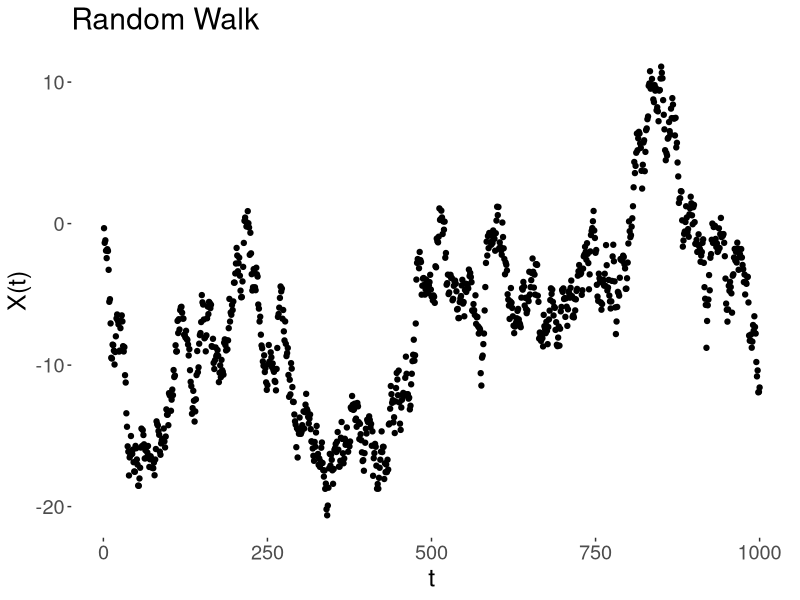
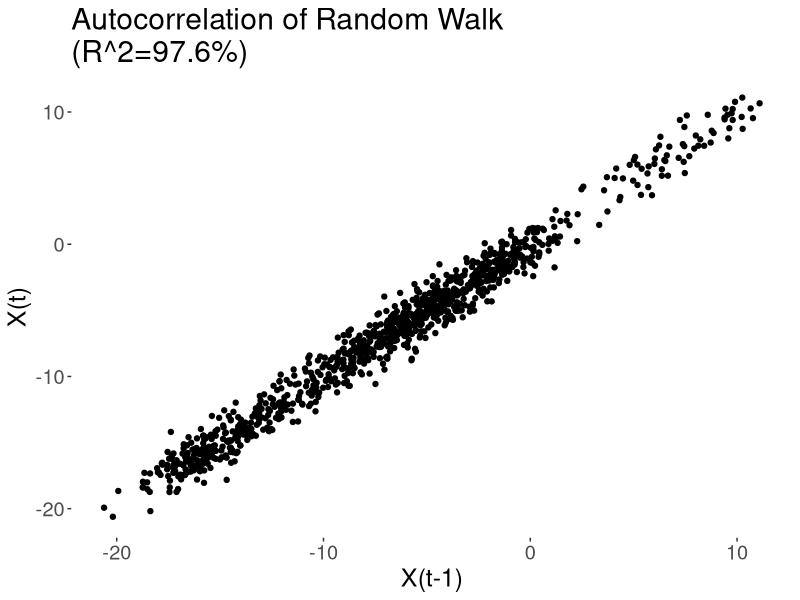
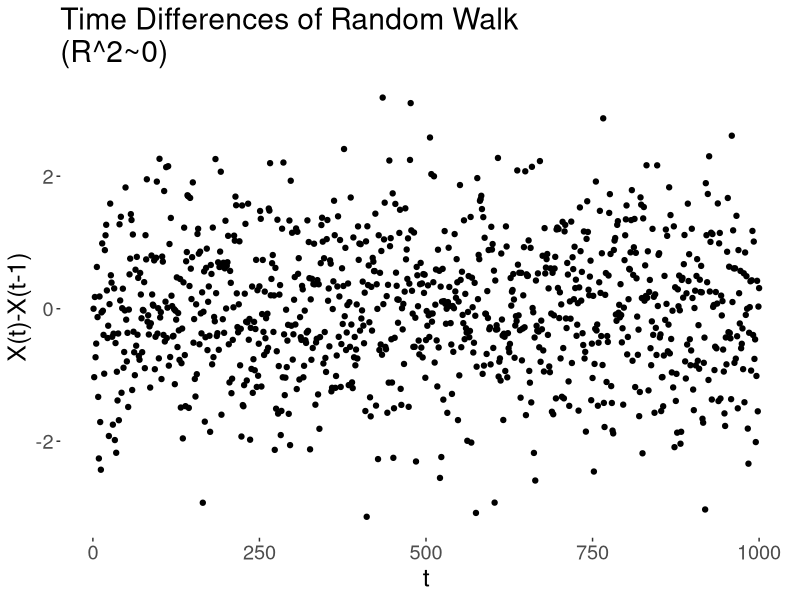
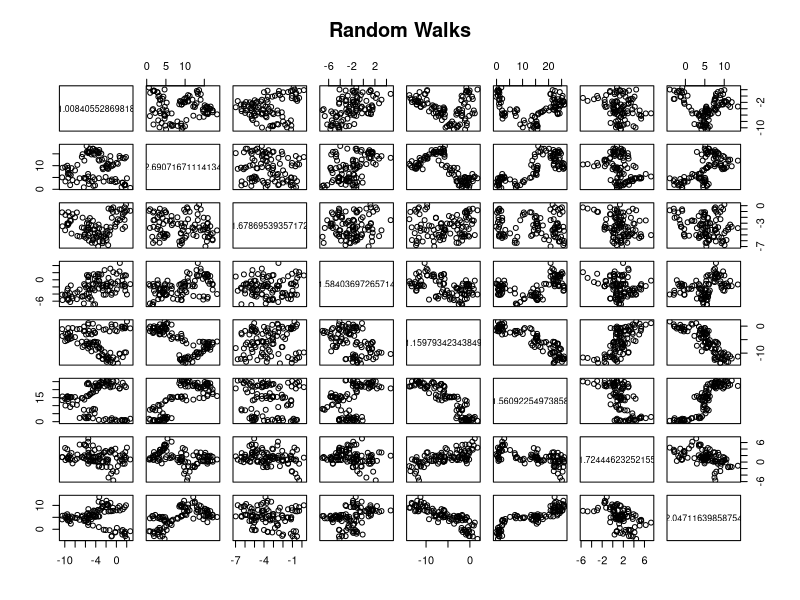
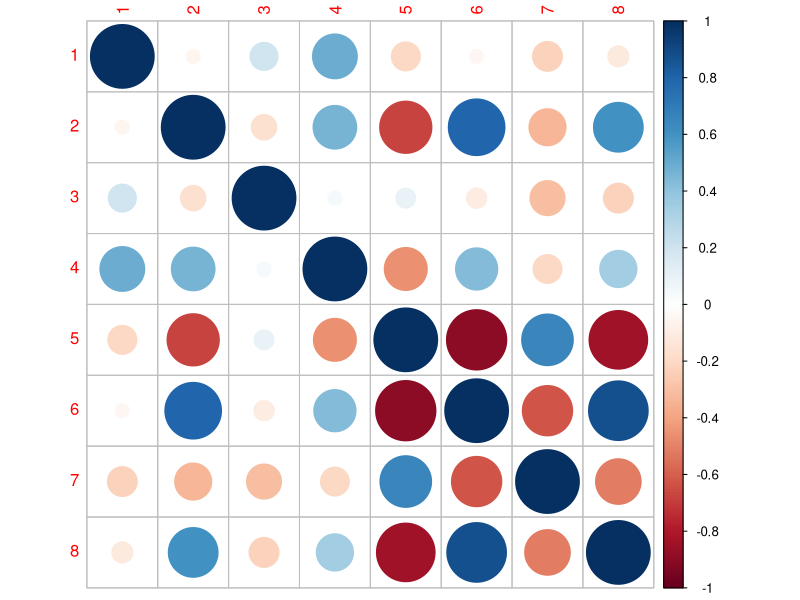
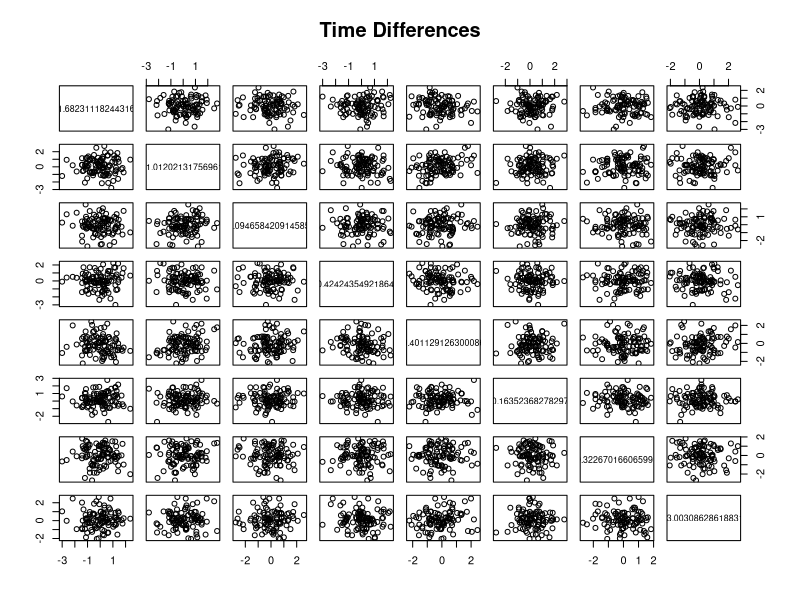
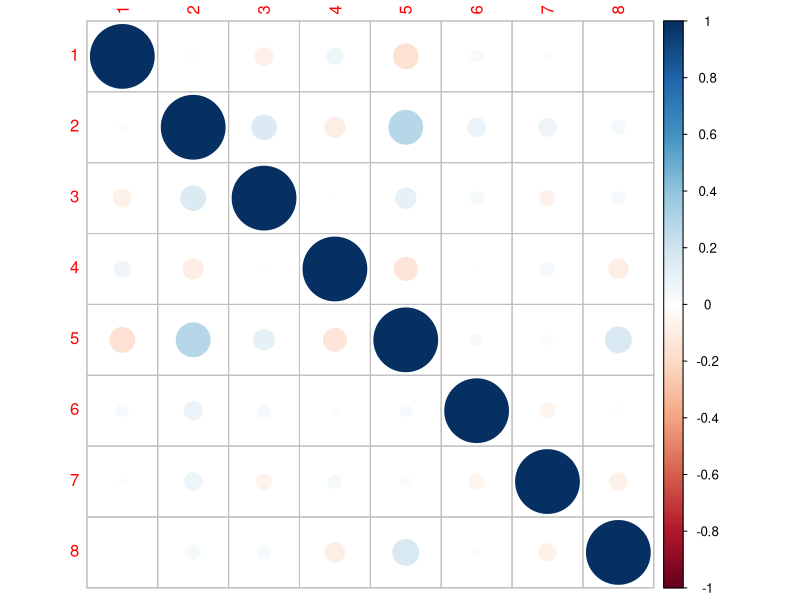
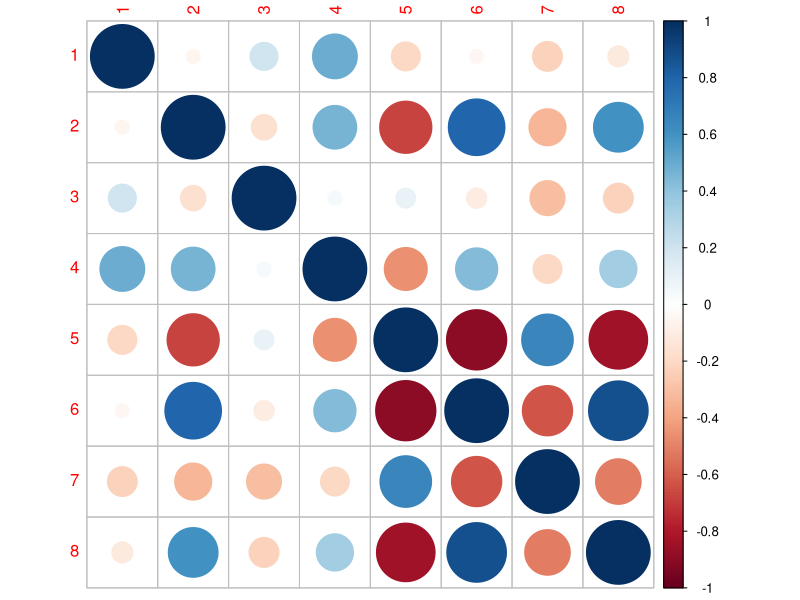

Recreate these plots in R, in order.
## ---- chunk 1
knitr::opts_chunk$set(echo = TRUE)
## ---- chunk 2
library(tidyverse)
## First step is to generate a random walk
nsteps<-1000 # Set number of steps in random walk
set.seed(75197) # Initializing a random seed so results are reproducible
random_walk<-cumsum(rnorm(nsteps)) # Moving randomly on a 1D axis at each step according to SN
inter_step_diffs<-random_walk-dplyr::lag(random_walk,1)
## Taking care of the difference between the first time point and the pre-first time point
inter_step_diffs[1]<-0
## Pulling out x_{t-1}
previous_t<-dplyr::lag(random_walk,1)
## Preparing to plot
autocorrelation_plot_frame<-data.frame(t=1:nsteps,
                                       walk=random_walk,
                                       diffs=inter_step_diffs,
                                       prev_step=previous_t)
## Graphical parameteres
autocorrelation_theme<-theme(panel.background=element_blank(),
                             text=element_text(size=18))
## Implementing a linear model on X_t to X_t-1 to show significance of linear correlation for autocorrelated random variables
linear_model<-lm(data=autocorrelation_plot_frame,
                 walk~prev_step)
summary(linear_model)
# Modeling based off of the differences between time steps
diff_model<-lm(data=autocorrelation_plot_frame,
                   diffs~t)
summary(diff_model)
## Generating visualizations of different autocorrelated and de-autocorrelated data
walkplot<-ggplot(autocorrelation_plot_frame,aes(x=t,y=walk))+
  geom_point()+
  autocorrelation_theme+
  xlab('t')+
  ylab('X(t)')+
  ggtitle('Random Walk')
walkplot
acplot<-ggplot(autocorrelation_plot_frame,aes(x=prev_step,y=walk))+
  geom_point()+
  autocorrelation_theme+
  xlab('X(t-1)')+
  ylab('X(t)')+
  ggtitle('Autocorrelation of Random Walk\n(R^2=97.6%)')
acplot
dtacplot<-ggplot(autocorrelation_plot_frame,aes(x=t,y=diffs))+
  geom_point()+
  autocorrelation_theme+
  ylab('X(t)-X(t-1)')+
  xlab('t')+
  ggtitle('Time Differences of Random Walk\n(R^2~0)')
dtacplot
bigplot<-gridExtra::gtable_cbind(ggplotGrob(acplot),ggplotGrob(dtacplot))
## For saving to directory
#ggsave('figure1.jpg',plot=bigplot,device='jpg',dpi='retina')

## Now it seems intuitive we wouldn't attempt to compare a time series with itself as a means of assessing correlation. However, this principle holds for all independent random walks, though to a smaller degree. Consider this
set.seed(89134)
random_walks<-apply(matrix(data=rnorm(8*100),ncol=8),2,cumsum)
## These are all random and independently generated walks
random_corrs<-cor(random_walks)
## We calculate their correlations and plot them against each other
pairs(random_walks,random_walks,main='Random Walks')
corrplot::corrplot(random_corrs)
## While not every single walk is super correlated, this sample of 8 already shows a handful of very strong correlations! 
## Meanwhile if we did the differences
step_diffs<-apply(random_walks,2,function(x) x-dplyr::lag(x,1))[-1,]
pairs(step_diffs,step_diffs,main='Time Differences')
dif_cors<-cor(step_diffs)
corrplot::corrplot(dif_cors)
## For saving plots to directory
#jpeg('fig1alt_rightpanel.jpg')
#par(mfrow=c(2,1))
corrplot::corrplot(random_corrs)
corrplot::corrplot(dif_cors)
#dev.off()
#jpeg('fig1alt_lefttop.jpg',height=240)
pairs(random_walks,random_walks)
#dev.off()
#jpeg('fig1alt_leftbot.jpg',height=240)
pairs(step_diffs,step_diffs)
#dev.off()
## ---- chunk 3
## Fix all this mess
# Make formula for "true curve"
# Say y=0.5x^2+2x-1 sure
x_coords<-1:4
y_coords<-(x_coords^2)/2+2*(x_coords)-1
# Now say we were to try to fit a linear model to these data.
#  A linear model in this case will be defined as:
# y=mx+b
# X and Y are our data, so there are two parameters to estimate. If we have 2 points, we can estimate both of them
obs_set_x<-x_coords[1:2]
obs_set_y<-y_coords[1:2]
m_estimate<-(y_coords[2]-y_coords[1])/(x_coords[2]-x_coords[1])
b_estimate<-y_coords[1]-m_estimate*x_coords[1]
## Commented out lines are for saving to output
#jpeg('figure2a.jpg')
plot(obs_set_x,obs_set_y,
     xlab='X',ylab='Y',main='Linear Fit')+
lines(obs_set_x,obs_set_x*m_estimate+b_estimate)
#dev.off()
# We also could estimate different values of m and b, but we can quantify the error
# for each of those estimates given the observed data and this estimate will
# always have the lowest (error=0). Now, let's say we suspected our data 
# actually have a quadratic relationship, and we wanted to estimate that with only these
# two points. We could perhaps say:
# Our model has 3 parameters
# y=ax^2+bx+c
# We could fit our data using the same approach as the linear model:
# y2-y1=a(x2^2-x1^2)+b(x2-x1)
# Then we get:
lhs<-obs_set_y[2]-obs_set_y[1]
rhs_a<-obs_set_x[2]^2-obs_set_x[1]^2
rhs_b<-obs_set_x[2]-obs_set_x[1]
# Now we have
# lhs=a*rhs_a+b*rhs_b OR
# a*((rhs_a)-lhs)/rhs_b=-b
# Which means we can calculate an a for any b that will intersect both of these points
# Example
a<-seq(0.1,2,by=0.25)
b<--1*(rhs_a*a)+lhs
# And for c we just need to plug in one of the observed points
c<-obs_set_y[1]-a*obs_set_x[1]^2-b*obs_set_x[1]
line_plotting_data<-seq(obs_set_x[1],obs_set_x[2],by=0.01)
possible_quadratics<-sapply(line_plotting_data,function(x) (a*x^2)+(b*x)+c)
# Commented out lines are for saving to output
#jpeg('figure2b.jpg')
plot(obs_set_x,obs_set_y,xlab='X',ylab='Y',main='Quadratic Fit')+
for(i in 1:nrow(possible_quadratics)){
  lines(line_plotting_data,possible_quadratics[i,])
}
#dev.off()
# All of these parameter estimations have error=0, so how do we know which one is right?
# This is the problem of undetermined model fitting. 
